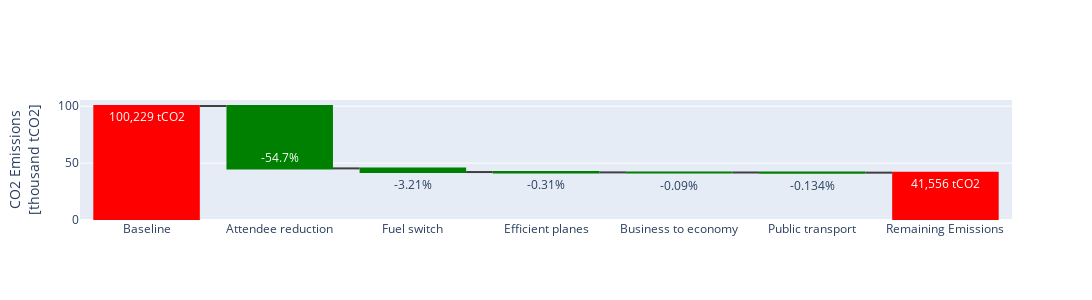

Write notebook code for a chart like this one.
### Code cell
# Calculate the sum of total CO2
current_status = 100.2
# Calculate reductions
reduction_phase1 = 54.834140000000005 # attendee reduction
reduction_phase2 = 5.87 * factor_after_attendee_reduc# switching to SAF
reduction_phase3 = 0.5050 * factor_after_attendee_and_saf # plane efficiency
reduction_phase4 = 0.15587825346048176 * factor_after_attendee_and_saf # business to economy
reduction_phase5 = 0.24700000000000003 * factor_after_attendee_reduc # Ground transport

# Create the waterfall chart
fig = go.Figure(go.Waterfall(
    name="Change in Total CO2",
    orientation="v",
    measure=["relative","relative","relative","relative","relative","relative","total"],
    x=["Baseline", "Attendee reduction", "Fuel switch","Efficient planes","Business to economy","Public transport","Remaining Emissions"],
    y=[current_status, -reduction_phase1, -reduction_phase2,-reduction_phase3,-reduction_phase4,-reduction_phase5,0],
    text = ["100,229 tCO2","-54.7%","-3.21%","-0.31%","-0.09%","-0.134%","41,556 tCO2"],
    connector={"line": {"color": "rgb(63, 63, 63)"}},
    increasing={"marker": {"color": "red"}},
    decreasing={"marker": {"color": "green"}},
    totals={"marker": {"color": "red"}}
))

# Update layout
fig.update_layout(
    # title="Waterflow Plot of CO2 Emissions Reduction",
    # xaxis_title="Stages",
    yaxis_title="CO2 Emissions<br>[thousand tCO2]",
    showlegend=False,
    width=1400,
    height=300
)
# Show the plot
fig.show()

### Figure 1 — Plotly figure (JSON) as saved in the notebook; plotly's stock layout.template omitted (floating-point values rounded to 4 significant figures)
{"data": [{"connector": {"line": {"color": "rgb(63, 63, 63)"}}, "decreasing": {"marker": {"color": "green"}}, "increasing": {"marker": {"color": "red"}}, "measure": ["relative", "relative", "relative", "relative", "relative", "relative", "total"], "name": "Change in Total CO2", "orientation": "v", "text": ["100,229 tCO2", "-54.7%", "-3.21%", "-0.31%", "-0.09%", "-0.134%", "41,556 tCO2"], "totals": {"marker": {"color": "red"}}, "type": "waterfall", "x": ["Baseline", "Attendee reduction", "Fuel switch", "Efficient planes", "Business to economy", "Public transport", "Remaining Emissions"], "y": [100.2, -54.83, -3.212, -0.3059, -0.09444, -0.1352, 0]}], "layout": {"height": 300, "showlegend": false, "width": 1400, "yaxis": {"title": {"text": "CO2 Emissions<br>[thousand tCO2]"}}}}
